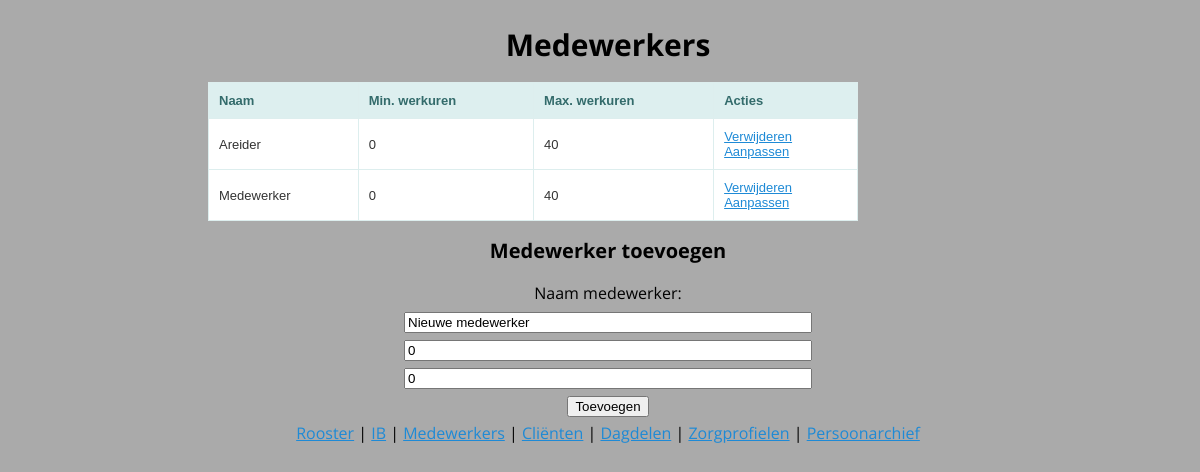
The app's page /staffs/, older data.
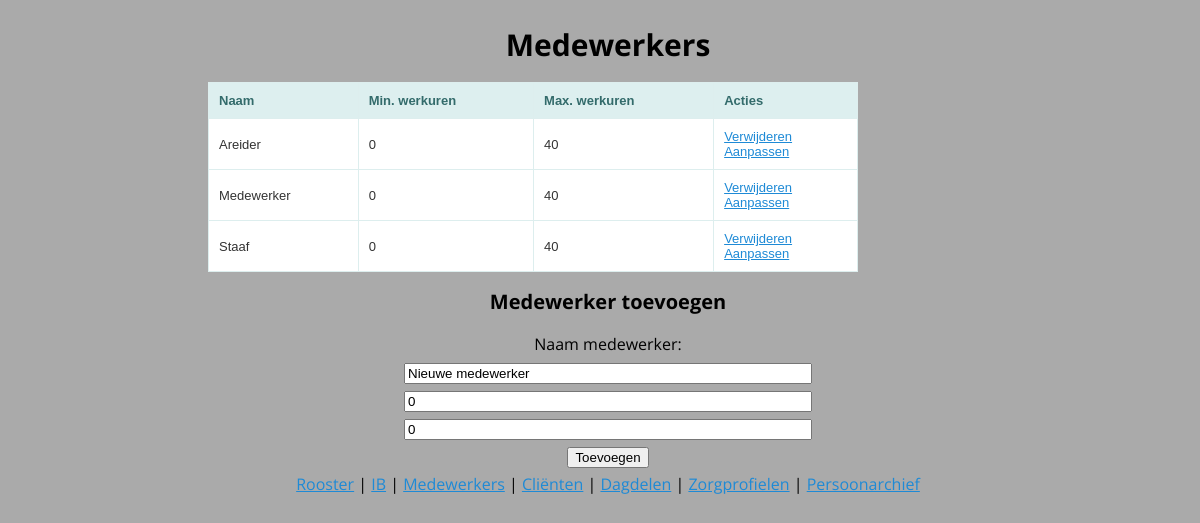
The same page, newer data.
### roosterapp/sql.py (models this page shows)
class Staff(Base):
    __tablename__ = 'staffs'
    person_id = Column(Integer, ForeignKey("persons.id"), primary_key=True)
    min_hours = Column(Integer, default=0)
    max_hours = Column(Integer, default=0)
    person = relationship("Person")
    sessions = relationship("Session", backref="staff", cascade="delete, delete-orphan")

class Person(Base):
    __tablename__ = 'persons'
    id = Column(Integer, primary_key=True)
    name = Column(String)
    active = Column(Boolean, default=True)
    atttendance = relationship("Presence", backref="person", cascade="delete, delete-orphan")

### roosterapp/routes.py (the view)
@staff_crud.route('/', methods=['GET'])
def show_staffs():
    staffs = app.db.session.query(Staff).all()
    return render_template('index_staffs.html', staffs = staffs)

### roosterapp/templates/index_staffs.html (shortened to what this page needs)
{% extends 'base.html' %}
{% block body %}
<h1> Medewerkers </h1>
{% if staffs|length < 1 %}
    <h4>Er zijn nog geen medewerkers in het systeem. Voeg er hieronder een toe.</h4>
{% else %}
    <table style="width: 50em;">
        <tr>
            <th>Naam</th>
            <th>Min. werkuren</th>
            <th>Max. werkuren</th>
            <th>Acties</th>
        </tr>
        {% for staff in staffs %}
            <tr>
                <td>{{ staff.person.name }}</td>
                <td>{{ staff.min_hours }}</td>
                <td>{{ staff.max_hours }}</td>
                <td>
                    <a href="delete/{{ staff.person_id }}">Verwijderen</a>
                    <br>
                    <a href="update/{{ staff.person_id }}">Aanpassen</a>
                </td>
            </tr>
        {% endfor %}
    </table>
{% endif %}
<h2>Medewerker toevoegen</h2>
<form action="/staffs/add" method="POST" style="width:50em;text-align: center;">
    <label for="staff_name">Naam medewerker:</label><br>
    <input type="text" name="staff_name" id="staff_name" value="Nieuwe medewerker" style="width: 50%;"><br>
    <input type="text" name="min_hours" id="min_hours" value="0" style="width: 50%;"><br>
    <input type="text" name="max_hours" id="max_hours" value="0" style="width: 50%;"><br>
    <input type="submit" value="Toevoegen">
</form>
{% endblock %}

Row changes from the older to the newer data that the page shows:
added Staff: person.name "Staaf", min_hours "0", max_hours "40"
